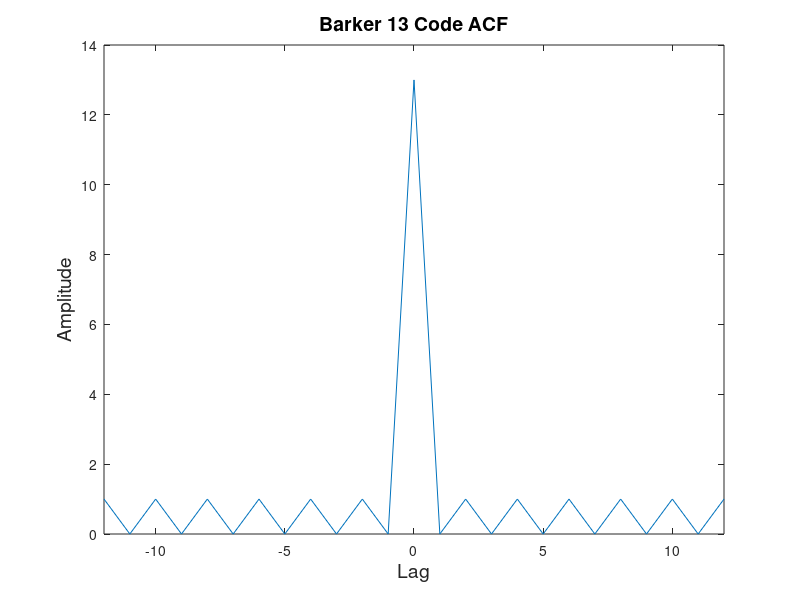
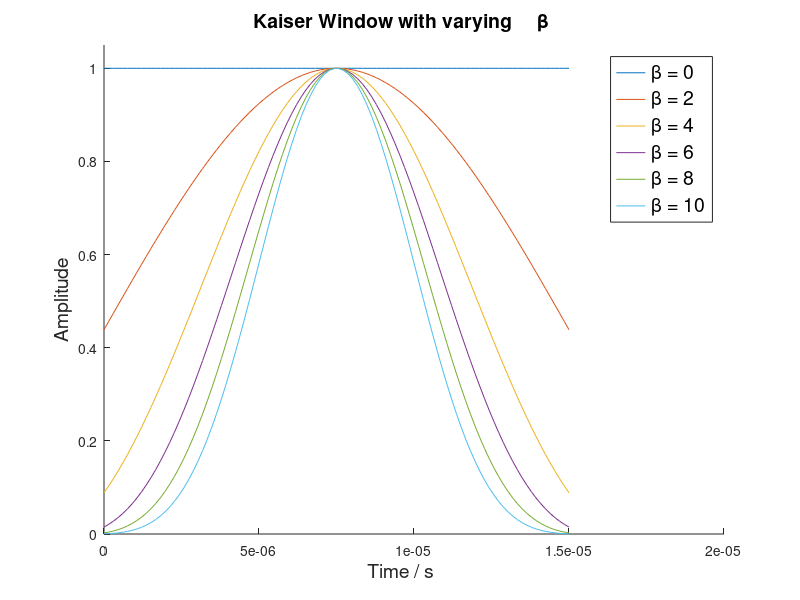

Write MATLAB code to recreate these figures, in order. (Note: this script raises an error after producing the figures.)
close all;
clear all;

fontsize = 14;

%% first a simple barker ACF
phase = [ 1 1 1 1 1 -1 -1 1 1 -1 1 -1 1];
x = -12:1:12;

acf = abs(xcorr(phase,phase));

fig = figure;
plot(x, acf);
title('Barker 13 Code ACF', 'FontSize', fontsize);
ylabel('Amplitude    ', 'FontSize', fontsize);
xlabel('Lag', 'FontSize',fontsize);
xlim([-12 12]);
filename = '../thesis/figures/barker13-acf.png';
print(fig, '-dpng', '-r300', filename);



%% kaiser parameters
N=6;
points = 100
kaiser_params = linspace(0,10,N);
s = cell(1,N);
C = get(gca,'ColorOrder');
fig = figure;
hold on;
x = linspace(0,15e-6,points);
for i=1:length(kaiser_params)
  amp = kaiser(points, kaiser_params(i))';
  h(i) = plot(x, amp, 'Color', C(i, :));
  s{i} = sprintf('\\beta = %d', kaiser_params(i));
end
ind = [1 2 3 4 5 6];
leg=legend(h(ind),s{ind});
set(leg, 'FontSize', fontsize);
title('Kaiser Window with varying     \beta     ', 'FontSize', fontsize);
ylabel('Amplitude    ', 'FontSize', fontsize);
xlabel('Time / s     ', 'FontSize',fontsize);
ylim([0 1.05]);

filename = '../thesis/figures/kaiserparams.png';
print(fig, '-dpng', '-r300', filename);

%% LFM whole AF
v_max = 50000;
carrier = 9.55e9;
series_name = 'lfm-full';
plot_title = 'LFM';
lim = inf;


f_points = 100;
impulse_response = [];
phase = [];
B = 5e6;

tau = 15e-6;
fs = 1e8;
N = tau*fs;
amp = ones(1,N);
f_signal = linspace(-B/2,B/2,N);

signal = makesignal(amp, phase, f_signal, tau, fs);
[delay v the_af] = af([], signal, tau, fs, v_max, f_points, carrier);
t_str = sprintf('%s ( \\tau=15 \\mus, f=%1.2f GHz )      ', plot_title, carrier./1e9);
fig = plotaf(t_str, delay,v,the_af);
xlim([-lim lim]);
filename = sprintf('../thesis/figures/%s-%ius.png', series_name,tau*1e6);
print(fig, '-dpng', '-r300', filename);

%% LFM whole AF, downchirp
v_max = 50000;
carrier = 9.55e9;
series_name = 'lfm-full-downchirp';
plot_title = 'LFM';
lim = inf;


f_points = 100;
impulse_response = [];
phase = [];
B = 5e6;

tau = 15e-6;
fs = 1e8;
N = tau*fs;
amp = ones(1,N);
f_signal = linspace(B/2,-B/2,N);

signal = makesignal(amp, phase, f_signal, tau, fs);
[delay v the_af] = af([], signal, tau, fs, v_max, f_points, carrier);
t_str = sprintf('%s ( \\tau=15 \\mus, f=%1.2f GHz )      ', plot_title, carrier./1e9);
fig = plotaf(t_str, delay,v,the_af);
xlim([-lim lim]);
filename = sprintf('../thesis/figures/%s-%ius.png', series_name,tau*1e6);
print(fig, '-dpng', '-r300', filename);

%% Pulse whole AF
v_max = 6000;
carrier = 9.55e9;

f_points = 100;
impulse_response = [];
phase = [];
B = 5e6;

tau = 15e-6;
fs = 8e7;
N = tau*fs;
amp = ones(1,N);

[clean_signal signal new_tau] = makesignal(amp, phase, [], impulse_response, tau, fs);
[delay v the_af] = af(signal, clean_signal, new_tau, fs, v_max, f_points, carrier);
t_str = sprintf('Pulse ( \\tau=15 \\mus, f=%1.2f GHz )      ', carrier./1e9);
fig = plotaf(t_str, delay,v,the_af, true);
filename = '../thesis/figures/pulsefullaf.png';
print(fig, '-dpng', '-r300', filename);

%% Kaiser FFT
close all;

tau = 15e-6;
N = 256;
a = ones(1,20);
a = fftshift(abs(fft(a, N)));


b = kaiser(20,1);
b = fftshift(abs(fft(b, N)));


c = kaiser(20,10);
c = fftshift(abs(fft(c, N)));

d = kaiser(20,20);
d = fftshift(abs(fft(d, N)));

x = linspace(-N/2,N/2-1,N)/tau/1e3;
fig = figure;
plot(x,a,'--',x,b,x,c,x,d);
xlabel('Frequency / kHz', 'FontSize', fontsize);
ylabel('Amplitude', 'FontSize', fontsize);
leg = legend('rect. pulse','Kaiser \beta=1', 'Kaiser \beta=10', 'Kaiser \beta=20');
set(leg, 'FontSize', fontsize);
xlim([-.8e4 .8e4]);
filename = '../thesis/figures/fftspec.png';
print(fig, '-dpng', '-r300', filename);

%% LFM waveform
series_name = 'lfm-waveform';

impulse_response = [];
phase = [];
B = 5e6;
tau = 5e-6;
fs = 8e7;
N = tau*fs;
amp = ones(1,N);
f_signal = linspace(-B/2,B/2,N);

signal  = makesignal(amp, phase, f_signal, tau, fs);
fig = figure;
x = linspace(-tau/2,tau/2,N);
plot(x,real(signal), x, imag(signal));
legend('real','imaginary');
xlim([-tau/2,tau/2]);
title('LFM waveform, \tau=5 \mus    ', 'FontSize',fontsize);
xlabel('Pulse length \tau    ', 'FontSize',fontsize);
ylabel('Amplitude       ', 'FontSize', fontsize);
filename = sprintf('../thesis/figures/%s-%ius.png', series_name,tau*1e6);
print(fig, '-dpng', '-r300', filename);


%% simple pulse waveform show-n-tell
impulse_response = [];
phase = [];
B = 5e6;
tau = 15e-6;
fs = 8e7;
N = tau*fs;
X = 100;
Y = 2000;
amp = [zeros(1,X) ones(1,N) zeros(1,X)];
f_signal = [zeros(1,X) 8e5*ones(1,N) zeros(1,X)];
[s signal new_tau] = makesignal(amp, phase, f_signal, impulse_response, tau, fs);

s = [s zeros(1, Y) s];

new_N = 2*N+4*X+Y;
x = 1:new_N;
fig = figure;
plot(x, real(s), x, abs(s), '--'); 
ylim([-1.1 1.1]);
xlim([0 new_N]);
xlabel('Time    ', 'FontSize', fontsize);
filename = '../thesis/figures/basic_waveform.png';
print(fig, '-dpng', '-r300', filename);


%% pulse spectrum

fontsize = 13;
impulse_response = [];
phase = [];
B = 5e6;
tau = 15e-6;
fs = 1e8;
N = tau*fs;
fftN = 2^nextpow2(8*N);
amp = ones(1,N);
[s signal new_tau] = makesignal(amp, phase, [], impulse_response, tau, fs);

ss = fftshift(abs(fft(s, fftN)));
ss = 20*log10(ss/max(ss));


x=linspace(-N/2,N/2-1,fftN)/tau/1e6;
fig = figure;
plot(x,ss);
xlabel('Frequency / MHz','FontSize', fontsize);
ylabel('dB   ','FontSize', fontsize);
title('Rectangular Pulse    ','FontSize', fontsize);
xlim([-4 4]);
filename = '../thesis/figures/pulsespectrum.png';
print(fig, '-dpng', '-r300', filename);


%% pulse and window
N = 1000;
tau = 15e-6;
w = kaiser(N,7);
rect = [0 ones(1,N-2) 0];
x = linspace(0,tau, N);

fig = figure;
plot(x,w, x, rect);
xlabel('Time / s ', 'FontSize', fontsize);
ylabel('Amplitude', 'FontSize', fontsize);
xlim([-1e-6 16e-6]);
ylim([0, 1.1]);
filename = '../thesis/figures/pprdemo.png';
print(fig, '-dpng', '-r300', filename);


%% sinc function

tau = 15e-6;
fs = 1e9;
N = tau*fs;
f = linspace(-10/tau, 10/tau, N);
fx = linspace(-10,10, N);
x = abs(sinc(f.*tau));
x = x/max(x);

plot(fx, x);
xlabel('Multiples of 1/\tau', 'FontSize', fontsize);
ylabel('Amplitude', 'FontSize', fontsize);
title('AF Doppler dimension of a rectangular pulse ', 'FontSize', fontsize); 
xlim([-10 10]);
filename = '../thesis/figures/sincnulls.png';
print(fig, '-dpng', '-r300', filename);
